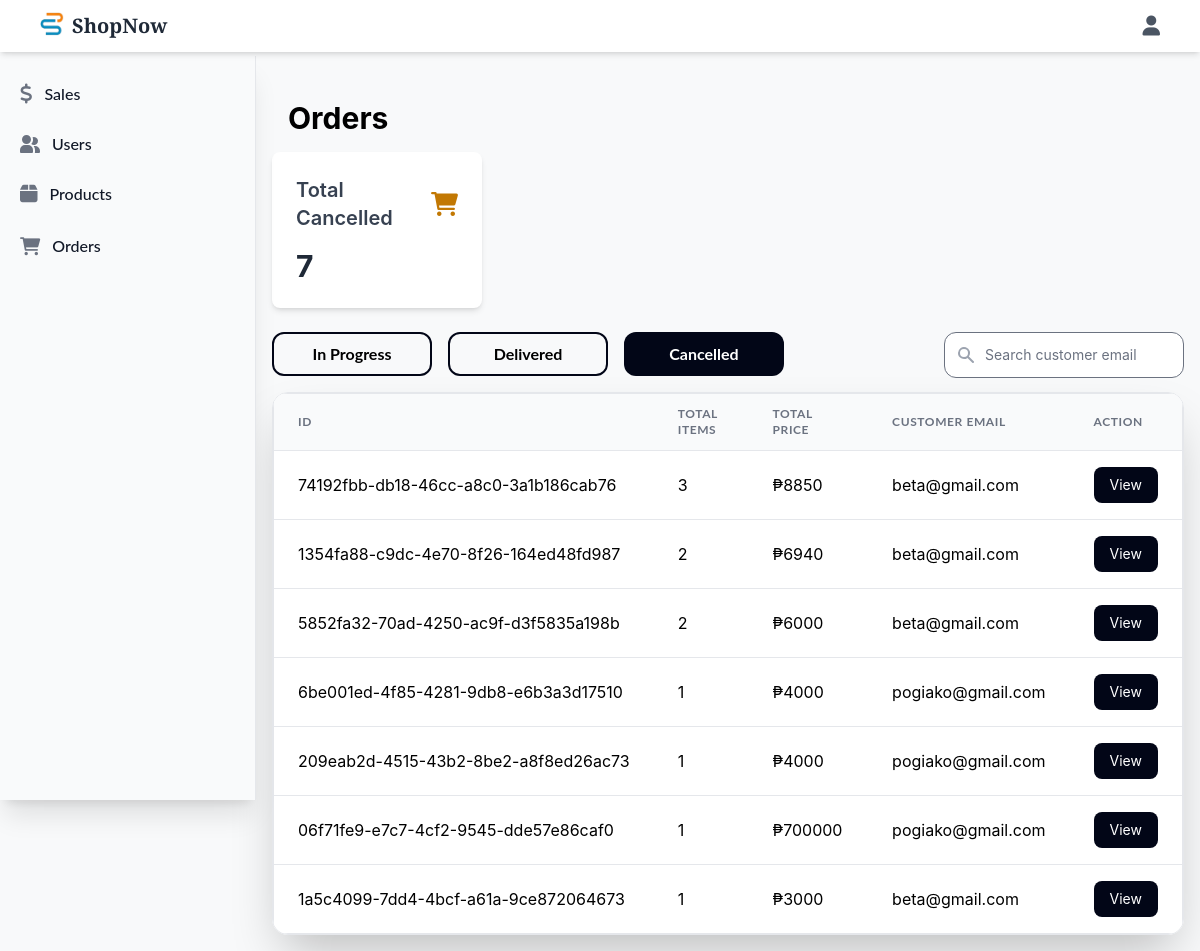
/seller/orders/Cancelled (signed in), run on the app's committed database.
### main/models.py (models this page shows, shortened)
class Transaction(models.Model):
    transaction_id = models.UUIDField(default=uuid.uuid4, editable=False, unique=True, primary_key=True)
    transaction_product = models.ForeignKey(Cart, on_delete=models.CASCADE)
    transaction_status = models.CharField(max_length=100, default='In Progress')
    transaction_owner = models.ForeignKey(User, on_delete=models.CASCADE)
    transaction_invoice = models.IntegerField(default=1)
    transaction_total_price = models.IntegerField()
    transaction_total_items = models.IntegerField()
    transaction_date = models.CharField(max_length=50)

### main/views.py (the view)
# urls.py: path('seller/orders', views.seller_orders, name='seller-orders'),
def seller_orders(request, status='In Progress'):
    if request.session.get('is_admin'):
        if status != 'In Progress' and status != 'Delivered' and status != 'Cancelled':
            status = 'In Progress'
        try:
            if request.method == 'GET':
                orders = models.Transaction.objects.filter(
                    transaction_status = status,
                    transaction_owner__username__icontains = request.GET['search']
                    ).order_by('-transaction_invoice').values('transaction_invoice').distinct()
        except:
            orders = models.Transaction.objects.filter(transaction_status = status).order_by('-transaction_invoice').values('transaction_invoice').distinct()
        total_orders= orders.count()
        order_list = []
        try:
            for order in orders:
                item = models.Transaction.objects.filter(
                    transaction_status = status,
                    transaction_invoice = order['transaction_invoice']
                )
                order_list.append(item[0])
        except:
            print('Error')
        return render(request, 'main/admin/seller_order.html', {'status' : status, 'order_list' : order_list, 'total_orders' : total_orders})
    return redirect('store')

### main/templates/main/admin/seller_order.html (shortened to what this page needs)
{% extends 'main/admin/dashboard.html' %}
{% load static %}
{% block dashboard %}
<div class="grid grid-cols-1 md:grid-cols-2 lg:grid-cols-4 gap-6 mb-4">
    <div>
        <div class="container mx-auto px-4 pt-8 pb-2">
            <h1 class="text-3xl flex-1 font-bold mb-2">Orders</h1>
        </div>
        <div class="bg-white rounded-lg shadow-md p-6">
            <div class="flex items-center justify-between mb-4">
                <h2 class="text-xl font-semibold text-gray-700">Total
                    {% if status == 'In Progress' %}
                        Orders
                    {% else %}
                        {{status}}
                    {% endif %}
                </h2>
                <i class="fas fa-shopping-cart text-2xl text-yellow-500"></i>
            </div>
            <p class="text-3xl font-bold text-gray-800">{{ total_orders }}</p>
        </div>
    </div>
</div>
<div class="flex md:flex-row flex-col">
    <div class="flex-1 my-2 mb-4">
        <div class="flex md:flex-row flex-col space-x-4">
            <a href="/seller/orders/In Progress">
                <div class="font-lato w-40 h-11 font-bold rounded-xl {% if status == 'In Progress' %} bg-slate-950 hover:bg-slate-800 text-white {% else %} border-2 border-slate-950 hover:bg-gray-200 {% endif %}">
                    <div class="h-full flex flex-col justify-center">
                        <h1 href="#" class="text-center">In Progress</h1>
                    </div>
                </div>
            </a>
            <a href="/seller/orders/Delivered">
                <div class="font-lato w-40 h-11 font-bold rounded-xl {% if status == 'Delivered' %} bg-slate-950 hover:bg-slate-800 text-white {% else %} border-2 border-slate-950 hover:bg-gray-200 {% endif %}">
                    <div class="h-full flex flex-col justify-center">
                        <h1 href="#" class="text-center">Delivered</h1>
                    </div>
                </div>
            </a>
            <a href="/seller/orders/Cancelled">
                <div class="font-lato w-40 h-11 font-bold rounded-xl {% if status == 'Cancelled' %} bg-slate-950 hover:bg-slate-800 text-white {% else %} border-2 border-slate-950 hover:bg-gray-200 {% endif %}">
                    <div class="h-full flex flex-col justify-center">
                        <h1 href="#" class="text-center">Cancelled</h1>
                    </div>
                </div>
            </a>
        </div>
    </div>
    <div class="mt-2">
        <form action="" method="GET">
            <div class="relative w-60">
                <input name="search" type="text" value="{{search}}" placeholder="Search customer email" class=" w-60 pl-10 pr-4 py-3 border border-slate-950 rounded-xl text-sm focus:outline-none focus:ring-2 focus:ring-blue-500 focus:border-transparent transition duration-200">
                <div class="absolute inset-y-0 left-0 pl-3 flex items-center pointer-events-none">
                </div>
            </div>
        </form>
    </div>
</div>
<div>
    <div class="rounded-2xl border shadow-2xl overflow-x-auto">
        <table class="min-w-full bg-white w-full border">
            <thead>
                <tr class="bg-gray-50 border-b">
                    <th class="py-3 px-6 text-left text-xs font-bold font-lato text-gray-500 uppercase tracking-wider">ID</th>
                    <th class="py-3 px-6 text-left text-xs font-bold font-lato text-gray-500 uppercase tracking-wider">Total Items</th>
                    <th class="py-3 px-6 text-left text-xs font-bold font-lato text-gray-500 uppercase tracking-wider">Total Price</th>
                    <th class="py-3 px-6 text-left text-xs font-bold font-lato text-gray-500 uppercase tracking-wider">Customer Email</th>
                    <th class="py-3 px-6 text-left text-xs font-bold font-lato text-gray-500 uppercase tracking-wider">Action</th>
                </tr>
            </thead>
            <tbody class="divide-y divide-gray-200">
                {% for order in order_list %}
                    <tr class="hover:bg-gray-50 transition-colors duration-200">
                        <td class="py-4 px-6 whitespace-nowrap">{{order.transaction_id}}</td>
                        <td class="py-4 px-6 whitespace-nowrap">{{ order.transaction_total_items }}</td>
                        <td class="py-4 px-6 whitespace-nowrap">₱{{ order.transaction_total_price }}</td>
                        <td class="py-4 px-6 whitespace-nowrap">{{ order.transaction_owner.username }}</td>
                        <td class="py-4 px-6 whitespace-nowrap">
                            <button onclick="openModal(this)" id="{{order.transaction_invoice}}" class="bg-slate-950 hover:bg-slate-800 text-white text-sm py-2 px-4 rounded-lg transition-colors duration-200 focus:outline-none focus:ring-2  focus:ring-opacity-50">
                                View
                            </button>
                        </td>
                    </tr>
                {%  endfor %}
            </tbody>
        </table>
    </div>
</div>
{% endblock %}

### data on the page
Transaction: transaction_id "74192fbb-db18-46cc-a8c0-3a1b186cab76", transaction_total_items "3", transaction_total_price "8850", transaction_owner.username "beta@gmail.com"
Transaction: transaction_id "1354fa88-c9dc-4e70-8f26-164ed48fd987", transaction_total_items "2", transaction_total_price "6940", transaction_owner.username "beta@gmail.com"
Transaction: transaction_id "5852fa32-70ad-4250-ac9f-d3f5835a198b", transaction_total_items "2", transaction_total_price "6000", transaction_owner.username "beta@gmail.com"
Transaction: transaction_id "6be001ed-4f85-4281-9db8-e6b3a3d17510", transaction_total_items "1", transaction_total_price "4000", transaction_owner.username "pogiako@gmail.com"
Transaction: transaction_id "209eab2d-4515-43b2-8be2-a8f8ed26ac73", transaction_total_items "1", transaction_total_price "4000", transaction_owner.username "pogiako@gmail.com"
Transaction: transaction_id "06f71fe9-e7c7-4cf2-9545-dde57e86caf0", transaction_total_items "1", transaction_total_price "700000", transaction_owner.username "pogiako@gmail.com"
Transaction: transaction_id "1a5c4099-7dd4-4bcf-a61a-9ce872064673", transaction_total_items "1", transaction_total_price "3000", transaction_owner.username "beta@gmail.com"

### other printed values
{{ status }} "Cancelled"
{{ total_orders }} "7"
